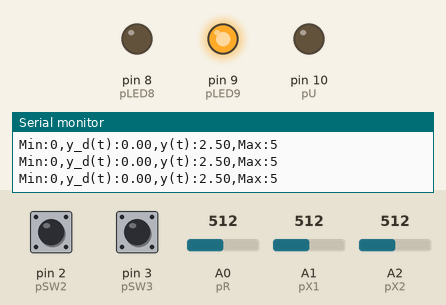
A sketch run on a simulated Arduino Uno, built with avr-gcc and run on an emulated ATmega328P. Shown: output pins drawn as LEDs (lit = HIGH), the last lines printed to the serial monitor. Dashed ring = blinking. The inputs (shaded band) are chosen by the test bench; at power-on: pin 2 (pSW2) LOW, A2 (pX2) = 512, pin 3 (pSW3) LOW, A0 (pR) = 512, A1 (pX1) = 512.

Above: at 1.2 s.
1.3 s: pin 2 (pSW2) pulled HIGH for 0.15 s
At 2.9 s:
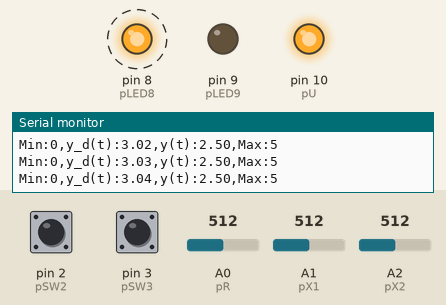
4.3 s: A2 (pX2) set to 716
7.3 s: pin 3 (pSW3) pulled HIGH for 0.15 s
At 8.4 s:
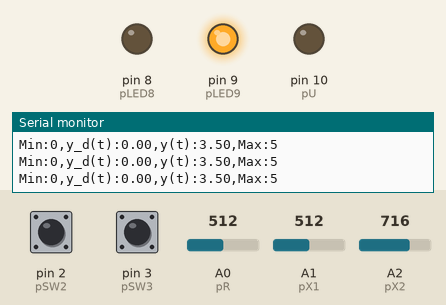
8.9 s: pin 2 (pSW2) pulled HIGH for 0.15 s
At 9.25 s:
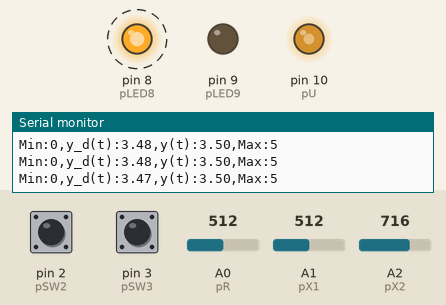
12.0 s: pin 3 (pSW3) pulled HIGH for 0.15 s
At 12.4 s:
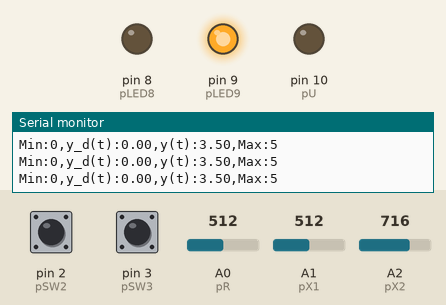
13.6 s: pin 2 (pSW2) pulled HIGH for 1 s
At 14.5 s:
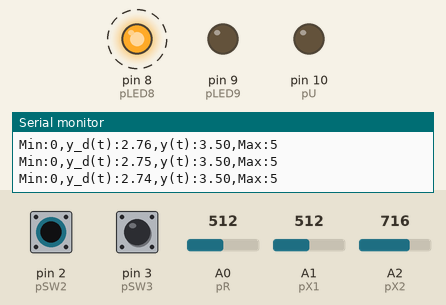
Timing chart, 0 to 33.7 s (numbered marks = the images above; inputs shaded):
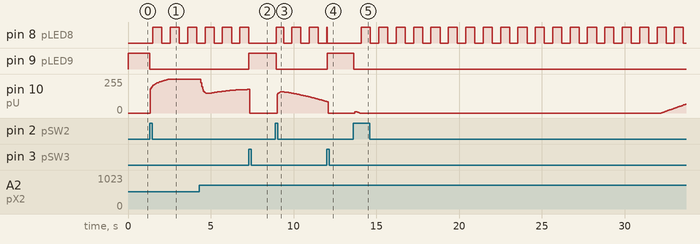

The sketch:

2nd_Order_Controller_Tracking.ino
```cpp
// Tracking senoidal

// ******************************************************** //
//                                                          //
// Control Tracking por asignacion de polos                 //
//                                                          //
// Noviembre 8 del 2022, MAPG, EAG                          //
//                                                          //
// Instrucciones                                            //
//                                                          //
// Modificar solamente                                      //
//    Polos de control                                      //
//    Polos de observador                                   //
//    Valores de R1, C1, R2, C2 en planta                   //
//                                                          //
//                                                          //
// ******************************************************** //

// ********************************************************//
// ------- Frecuencia de la referenca------------
// *********************************************************//

// ******************************************************** //
//---------- Polos cont --------//                          //
// ******************************************************** //
  #define a1r -1                                            //
  #define a1i -1.7320508                                    //
  #define a2r -1                                          //
  #define a2i  1.7320508                                    //
// ******************************************************** //

  #define omega .2

// ******************************************************** //
//---------- Polos obs --------//                           //
// ******************************************************** //
  #define b1r -10                                           //
  #define b1i   0                                           //
  #define b2r -10                                           //
  #define b2i   0                                           //
// ******************************************************** //


// ******************************************************** //
//----------  Planta  --------//                            //
// ******************************************************** //
  #define R1 1000000                                        //
  #define R2 1000000                                        //
  #define C1 0.000001                                       //
  #define C2 0.000001                                       //
// ******************************************************** //

// ******************************************************** //
//----------  Muestreo  --------//                          //
// ******************************************************** //
  unsigned long TS = 50;  // Muestreo 50 miliseg
  float Tseg = 0.05;      // Muestreo en segundos
// ******************************************************** //

                             // Fin de parámetros modificables

// ******************************************************** //
//----------  Definiciones  --------//                      //
// ******************************************************** //

//Elementos de PI
float Pi11 = 0;
float Pi12 = 0;
float Pi21 = 0;
float Pi22 = 0;

//Elementos de GAMA
float Ga11 = 0;
float Ga12 = 0;

// Elementos de Cr

float Cr1 = 0;
float Cr2 = 0;

// ******************************************************** //
//----------  Constantes  --------//                        //
// ******************************************************** //

//---------- Escalamientos --------//
  #define mX 0.004882813
  #define bX 0
  #define mU 51
  #define bU 0

//---------- Definición Pines IO discretos--------//
  #define pLED8 8             // LED 8 en tarjeta
  #define pLED9 9             // LED 9 en tarjeta
  #define pSW2 2              // SW 2 en tarjeta
  #define pSW3 3              // SW 3 en tarjeta

//---------- Definicion Pines --------//
  #define pR 0
  #define pX1 1
  #define pX2 2
  #define pU 10


// ******************************************************** //
//----------  Variables globales  --------//                //
// ******************************************************** //


//---------- Ganancias de Controlador --------//

  float Kp = 0;
  float K1 = 0;
  float K2 = 0;
  float G1 = 0;
  float G2 = 0;

//---------- Ganancias de Observador --------//

  float L1 = 0;
  float L2 = 0;

//---------- Definiciones --------//

  unsigned long TIC = 0;
  unsigned long TS_code = 0;
  unsigned long TC = 0;


//----------  Señales --------//
  float R = 0;
  float Rw = 0;
  float Y = 0;
  float X1 = 0;
  float X2 = 0;
  float U = 0;
  int Ui = 0;
  int Cmin = 0;
  int Cmax = 5;


//----------  Observador --------//

//-- Estados obs --//

  float W1 = 0; // Estado exosistema 1 en k, W1[k]
  float W2 = 1; // Estado exosistema 2 en k, W2[k]
  float WN1 = 0; // Estado exosistema 1 en k+1, W1[k+1]
  float WN2 = 0; // Estado exosistema 2 en k+1, W2[k+1]
  float XeR1 = 0; // Estado estimado 1 en k, Xe1[k]
  float XeR2 = 0; // Estado estimado 2 en k, Xe2[k]
  float XeN1 = 0; // Estado estimado 1 en k+1, Xe1[k+1]
  float XeN2 = 0; // Estado estimado 2 en k+1, Xe2[k+1]
  float f1 = 0; // Dinamica de observador
  float f2 = 0; // Dinamica de observador

//-- Modelo obs --//
  float Am11 = 0;
  float Am12 = 0;
  float Am21 = 0;
  float Am22 = 0;
  // Matriz B
  float Bm1 = 0;
  float Bm2 = 0;
  // Matriz C
  float Cm1 = 0;
  float Cm2 = 0;

//---------- Otros --------//
  bool Habilitado = 0;        // Señal {0,1} para entradas escalón


// ******************************************************** //
//----------  Librerias  --------//                      //
// ******************************************************** //

  #include <SoftwareSerial.h>


// ******************************************************** //
//---------- Rutinia de inicio --------//                   //
// ******************************************************** //
void setup() {
  //--Inicia serial--//
  Serial.begin(9600);

  //--Configura pines digitales--//
  pinMode(2, INPUT);
  pinMode(3, INPUT);
  pinMode(8, OUTPUT);
  pinMode(9, OUTPUT);


  //-- Determina ganancias --//
  // Factores comunes
  float sum_a = -(a1r  + a2r);
  float prod_a = a1r*a2r - a1i*a2i;
  float sum_b = -(b1r  + b2r);
  float prod_b = b1r*b2r - b1i*b2i;

  // Planta
  // Elementos Matriz A
  Am11 = -1/(R1*C1) - 1/(R2*C1);  //el error fue que no se puso el producto de resistencia capacitor entre parentesis, error de jerarquía de operaciones)
  Am12 = 1/(R2*C1);
  Am21 = 1/(R2*C2);
  Am22 = -1/(R2*C2);
  // Elementos Matriz B
  Bm1 = 1/(R1*C1);
  Bm2 = 0;
  // Elementos Matriz C
  Cm1 = 0;
  Cm2 = 1;
  //Elementos Cr
  Cr1 = 1;
  Cr2 = 0;

  //Elementos de Gama
  Ga12 = ((Bm2*Cm2 + Bm1*Cm1)*Cr1*pow(omega,3) - ((Am22*Bm2 + Am21*Bm1)*Cm2 + (Am12*Bm2 + Am11*Bm1)*Cm1)*Cr2*pow(omega,2) + (((Am12*Am21 + Am11*Am11)*Bm2 - (Am21*Am22 + Am11*Am21)*Bm1)*Cm2 + ((Am22*Am22 + Am12*Am21)*Bm1 - (Am12*Am22 + Am11*Am12)*Bm2)*Cm1)*Cr1*omega + (((Am11*Am12*Am21 - Am11*Am11*Am22)*Bm2 + (Am11*Am21*Am22 - Am12*Am21*Am21)*Bm1)*Cm2 + ((Am11*Am12*Am22 - Am12*Am12*Am21)*Bm2 + (Am12*Am21*Am22 - Am11*Am22*Am22)*Bm1)*Cm1)*Cr2) / ((Bm2*Bm2 + Cm2*Cm2 + 2*Bm1*Bm2*Cm1*Cm2 + Bm1*Bm1*Cm1*Cm1)*pow(omega,2) + (Am11*Am11*Bm2*Bm2 - 2*Am11*Am21*Bm1*Bm2 + Am21*Am21*Bm1*Bm1)*Cm2*Cm2 + ((2*Am11*Am22 + 2*Am12*Am21)*Bm1*Bm2 - 2*Am11*Am12*Bm2*Bm2 - 2*Am21*Am22*Bm1*Bm1)*Cm1*Cm2 + (Am12*Am12*Bm2*Bm2 - 2*Am12*Am22*Bm1*Bm2 + Am22*Am22*Bm1*Bm1)*Cm1*Cm1);
  Ga11 = ((-Bm2*Cm2 - Bm1*Cm1)*Cr2*pow(omega,3) - ((Am22*Bm2 + Am21*Bm1)*Cm2 + (Am12*Bm2 + Am11*Bm1)*Cm1)*Cr1*pow(omega,2) + (((Am21*Am22 + Am11*Am21)*Bm1 - (Am12*Am21 + Am11*Am11)*Bm2)*Cm2 + ((Am12*Am22 + Am11*Am12)*Bm2 - (Am22*Am22 + Am12*Am21)*Bm1)*Cm1)*Cr2*omega + (((Am11*Am12*Am21 - Am11*Am11*Am22)*Bm2 + (Am11*Am21*Am22 - Am12*Am21*Am21)*Bm1)*Cm2 + ((Am11*Am12*Am22 - Am12*Am12*Am21)*Bm2 + (Am12*Am21*Am22 - Am11*Am22*Am22)*Bm1)*Cm1)*Cr1) / ((Bm2*Bm2*Cm2*Cm2 + 2*Bm1*Bm2*Cm1*Cm2 + Bm1*Bm1*Cm1*Cm1)*pow(omega,2) + (Am11*Am11*Bm2*Bm2 - 2*Am11*Am21*Bm1*Bm2 + Am21*Am21*Bm1*Bm1)*Cm2*Cm2 + ((2*Am11*Am22 + 2*Am12*Am21)*Bm1*Bm2 - 2*Am11*Am12*Bm2*Bm2 - 2*Am21*Am22*Bm1*Bm1)*Cm1*Cm2 + (Am12*Am12*Bm2*Bm2 - 2*Am12*Am22*Bm1*Bm2 + Am22*Am22*Bm1*Bm1)*Cm1*Cm1);
  //Ga12 = 1.8;
  //Ga11 = 0.6;

  // Elementos de Pi
  Pi11 = (Bm1*Ga12*pow(omega,3) - (Am12*Bm2 + Am11*Bm1)*Ga11*pow(omega,2) + ((Am22*Am22 + Am12*Am21)*Bm1 - (Am12*Am22 + Am11*Am12)*Bm2)*Ga12*omega + ((Am11*Am12*Am22 - Am12*Am12*Am21)*Bm2 + (Am12*Am21*Am22 - Am11*Am22*Am22)*Bm1)*Ga11) / (pow(omega,4) +(Am22*Am22 + 2*Am12*Am21 + Am11*Am11)*pow(omega,2) + Am11*Am11*Am22*Am22 - 2*Am11*Am12*Am21*Am22 + Am12*Am12*Am21*Am21);
  Pi12 = (-Bm1*Ga11*pow(omega,3) - (Am12*Bm2 + Am11*Bm1)*Ga12*pow(omega,2) + ((Am12*Am22 + Am11*Am12)*Bm2 - (Am22*Am22 + Am12*Am21)*Bm1)*Ga11*omega + ((Am11*Am12*Am22 - Am12*Am12*Am21)*Bm2 + (Am12*Am21*Am22 - Am11*Am22*Am22)*Bm1)*Ga12) / (pow(omega,4) +(Am22*Am22 + 2*Am12*Am21 + Am11*Am11)*pow(omega,2) + Am11*Am11*Am22*Am22 - 2*Am11*Am12*Am21*Am22 + Am12*Am12*Am21*Am21);
  Pi21 = (Bm2*Ga12*pow(omega,3) - (Am22*Bm2 + Am21*Bm1)*Ga11*pow(omega,2) + ((Am12*Am21 + Am11*Am11)*Bm2 - (Am21*Am22 + Am11*Am21)*Bm1)*Ga12*omega + ((Am11*Am12*Am21 - Am11*Am11*Am21)*Bm2 + (Am11*Am21*Am22 - Am12*Am21*Am21)*Bm1)*Ga11) / (pow(omega,4) +(Am22*Am22 + 2*Am12*Am21 + Am11*Am11)*pow(omega,2) + Am11*Am11*Am22*Am22 - 2*Am11*Am12*Am21*Am22 + Am12*Am12*Am21*Am21);
  Pi22 = (-Bm2*Ga11*pow(omega,3) - (Am22*Bm2 + Am21*Bm1)*Ga12*pow(omega,2) + ((Am21*Am22 + Am11*Am21)*Bm1 - (Am12*Am21 + Am11*Am11)*Bm2)*Ga11*omega + ((Am11*Am12*Am21 - Am11*Am11*Am22)*Bm2 + (Am11*Am21*Am22 - Am12*Am21*Am21)*Bm1)*Ga12) / (pow(omega,4) +(Am22*Am22 + 2*Am12*Am21 + Am11*Am11)*pow(omega,2) + Am11*Am11*Am22*Am22 - 2*Am11*Am12*Am21*Am22 + Am12*Am12*Am21*Am21);
  //Pi11 = 1;
  //Pi12 = 0.2;
  //Pi21 = 1;
  //Pi22 = 0;

  // Ganancias de Controlador
  // u = Kp*(Vref) - K1*(Vcap1) - K2*(Vcap2) + G1*W1 + G2*W2
  K1 = ((Am21*Bm1 - Am11*Bm2)*(sum_a + Am11 + Am22) - (prod_a + Am12*Am21 - Am11*Am22)*Bm2)/((Am21*Bm1 - Am11*Bm2)*Bm1 - (Am12*Bm2 - Am22*Bm1)*Bm2);
  K2 = ((Am22*Bm1 - Am12*Bm2)*(sum_a + Am11 + Am22) + (prod_a + Am12*Am21 - Am11*Am22)*Bm1)/((Am21*Bm1 - Am11*Bm2)*Bm1 - (Am12*Bm2 - Am22*Bm1)*Bm2);
  Kp = ((Am12*Bm2 - Am22*Bm1)*K1 + (Am21*Bm1 - Am11*Bm2)*K2 + (Am11*Am22 - Am12*Am21))/(Am21*Cm2*Bm1 + Am12*Cm1*Bm2 - Am22*Cm1*Bm1 - Am11*Cm2*Bm2);

  G1 = K2*Pi21 +K1*Pi11 + Ga11;
  G2 = K2*Pi22 + K1*Pi12 + Ga12;


  // Ganancias de Observador
  // Xe[k+1] = A*Xe[k] + B*U[k] + H*(Y[k]-Xe2[k])

  L1 = ((Am11*Cm2 - Am12*Cm1)*sum_b + Cm2*prod_b + (Am12*Am21 + Am11*Am11)*Cm2 - (Am12*Am22 + Am11*Am12)*Cm1)/(Am21*Cm2*Cm2 + (Am11 - Am22)*Cm1*Cm2 - Am12*Cm1*Cm1);
  L2 = ((Am21*Cm2 - Am22*Cm1)*sum_b + (Am21*Am22 + Am11*Am21)*Cm2 - (Am22*Am22 + Am12*Am21)*Cm1 - Cm1*prod_b)/(Am21*Cm2*Cm2 + (Am11 - Am22)*Cm1*Cm2 - Am12*Cm1*Cm1);

  //Serial.print("Am11: ");
  //Serial.print(Am11);
  //Serial.print("Am12: ");
  //Serial.print(Am12);
  //Serial.print("Am21: ");
  //Serial.print(Am21);
  //Serial.print("Am22: ");
  //Serial.print(Am22);
  //Serial.print("Bm1: ");
  //Serial.print(Bm1);
  //Serial.print("Bm2: ");
  //Serial.println(Bm2);

  //Serial.print("K1: ");
  //Serial.print(K1);
  //Serial.print("K2: ");
  //Serial.print(K2);
  //Serial.print("Kp: ");
  //Serial.print(Kp);
  //Serial.print("G1: ");
  //Serial.print(G1);
  //Serial.print("G2: ");
  //Serial.print(G2);
  //Serial.print("L1: ");
  //Serial.print(L1);
  //Serial.print("L2: ");
  //Serial.print(L2);

  //Serial.println("");
  //Serial.println("");
  //Serial.print("Pi11: ");
  //Serial.print(Pi11);
  //Serial.print(" Pi12: ");
  //Serial.print(Pi12);
  //Serial.print(" Pi21: ");
  //Serial.print(Pi21);
  //Serial.print(" Pi22: ");
  //Serial.print(Pi22);
  //Serial.print(" Ga11: ");
  //Serial.print(Ga11);
  //Serial.print(" Ga12: ");
  //Serial.print(Ga12);

}


// ******************************************************** //
//---------- Rutinia principal  --------//                  //
// ******************************************************** //
void loop() {
  proc_entradas();                    // Procesamiento de Entradas
  observador();                       // Observador
  control();                          // Control
  proc_salidas();                     // Procesado de Salidas
  coms_arduino_ide();               // Comunicaciones
  //coms_python(&Rw,&Y,&U);
  espera();
}


// ******************************************************** //
//---------- Rutinias --------//                            //
// ******************************************************** //

// ******************************************************** //
//---------- Rutinias de control y observador--------       //
// ******************************************************** //

//-- Observador e integradores --//
void observador(){
  f1 = Am11*XeR1 + Am12*XeR2 + Bm1*U + L1*(Y-XeR2);     // Dinamica estado 1 observador
  f2 = Am21*XeR1 + Am22*XeR2 + Bm2*U + L2*(Y-XeR2);     // Dinamica estado 2 observador

  XeN1 = XeR1 + Tseg*f1;              // Integrador estado 1 mediante Euler
  XeN2 = XeR2 + Tseg*f2;              // Integrador estado 2 mediante Euler
  WN1 = W1 + Tseg*omega*W2;
  WN2 = W2 - Tseg*omega*W1;
  XeR1 = XeN1;
  XeR2 = XeN2;
  W1 = WN1;
  W2 = WN2;
}

//-- Control --//
void control(){
  // Ley de control
  U = Habilitado*(Kp*R + G1*W1 + G2*W2 - K1*XeR1 - K2*XeR2);       // Ley de control retro estado estimado

  // Saturacion
  if(U >= 5.0) U = 5.0;               // Saturacion de control en rango 0 a 5V
  else if(U < 0) U = 0;
}

// ******************************************************** //
//---------- Rutinias de IO y control de tiempo     --------//
// ******************************************************** //


//-- Procesado de entradas --//
void proc_entradas(){
  // No se ocupa leer X1 (Vc1) porque se estima con observador
  X1=analogRead(pX1)*mX+bX;           // Lectura de salida de planta en pin pX3
  X2=analogRead(pX2)*mX+bX;           // Lectura de salida de planta en pin pX2
  R=analogRead(pR)*mX+bX;             // Lectura de referencia en pin pR
  Y = X2;
  Rw = Habilitado*(R + W1);
}


//-- Procesado de salidas --//
void proc_salidas(){
  Ui = int(U*mU+bU);                    // Escalamiento
  analogWrite(pU, Ui);                  // Salida PWM en pin pU
  botonesyleds();                       // Manejo de IO discretas
}


//-- Memoria {0,1} para entrada escalón --//
void botonesyleds(){

  static int n = 0;
  if(n >= 1000/TS) n=0;                                // Señal cuadrada para led blink
  else n = n+1;

  if(digitalRead(pSW2) == 1) Habilitado = 1;      // Memoria on/off en Habilitado
  else if(digitalRead(pSW3) == 1) Habilitado = 0; // Set con SW2. Reset con SW3

  if(n >= 500/TS && Habilitado == 1) digitalWrite(pLED8,HIGH); // Led blink en LED8
  else digitalWrite(pLED8, LOW);                           // Cuando Habilitado = 1

  if(Habilitado == 0) digitalWrite(pLED9,HIGH);            // LED9 = 1
  else digitalWrite(pLED9, LOW);                           // Cuando Habilitado = 0
}


//-- Para muestreo uniforme --//
void espera(){
  TS_code = millis()- TIC;                 // Tiempo de ciclo
  TC = TS - TS_code;                       // Calcula altante para TS
  if (TS_code < TS) delay(TC);             // Espera para completar ciclo de TS
  TIC = millis();
}


//-- Comunicación con monitor --//
void coms_arduino_ide(){
  //Serial.print("Min:");            // Referencia
  //Serial.print(Cmin);
  //Serial.print(",");
  //Serial.print("y_d(t):");            // Referencia
  //Serial.print(Rw);                    // Referencia
  //Serial.print(",");                  // Separador
  //Serial.print("y(t):");              // Salida
  //Serial.print(Y);                  // Salida (terminar con "serial.println")
  //Serial.print(",");
  //Serial.print("Max:");              // Salida
  //Serial.println(Cmax);

  Serial.print("Min:");            // Referencia
  Serial.print(Cmin);
  Serial.print(",");
  Serial.print("y_d(t):");            // Referencia
  Serial.print(Rw);                    // Referencia
  Serial.print(",");                  // Separador
  Serial.print("y(t):");              // Salida
  Serial.print(Y);                  // Salida (terminar con "serial.println")
  Serial.print(",");
  Serial.print("Max:");              // Salida
  Serial.println(Cmax);


}


void coms_python(float* Rp, float* Yp, float* Up)
{
  byte* byteData1 = (byte*)(Rp);
  byte* byteData2 = (byte*)(Yp);
  byte* byteData3 = (byte*)(Up);
  byte buf[12] = {byteData1[0], byteData1[1], byteData1[2], byteData1[3],
                 byteData2[0], byteData2[1], byteData2[2], byteData2[3],
                 byteData3[0], byteData3[1], byteData3[2], byteData3[3]};
  Serial.write(buf, 12);
}
```

Measured:
- after the input at 1.3 s, pin 8 (pLED8): alternates HIGH for 0.55 s and LOW for 0.50 s, starting after 0.20 s; pin 9 (pLED9): HIGH → LOW at once; pin 10 (pU): moves from 0/255 to 255/255 over 1.1 s, starting after 0.05 s
- after the input at 7.3 s, pin 8 (pLED8): goes on until 7.3 s, then stays LOW; pin 9 (pLED9): LOW → HIGH at once
- after the input at 8.9 s, pin 8 (pLED8): alternates HIGH for 0.55 s and LOW for 0.50 s, starting after 0.05 s; pin 9 (pLED9): HIGH → LOW after 0.05 s; pin 10 (pU): rises from 0/255 to 159/255 in 0.30 s, then falls to 85/255 in 2.7 s
- after the input at 12.0 s, pin 9 (pLED9): LOW → HIGH after 0.05 s
- after the input at 13.6 s, pin 8 (pLED8): alternates HIGH for 0.55 s and LOW for 0.50 s, starting after 0.50 s; pin 9 (pLED9): HIGH → LOW after 0.05 s
